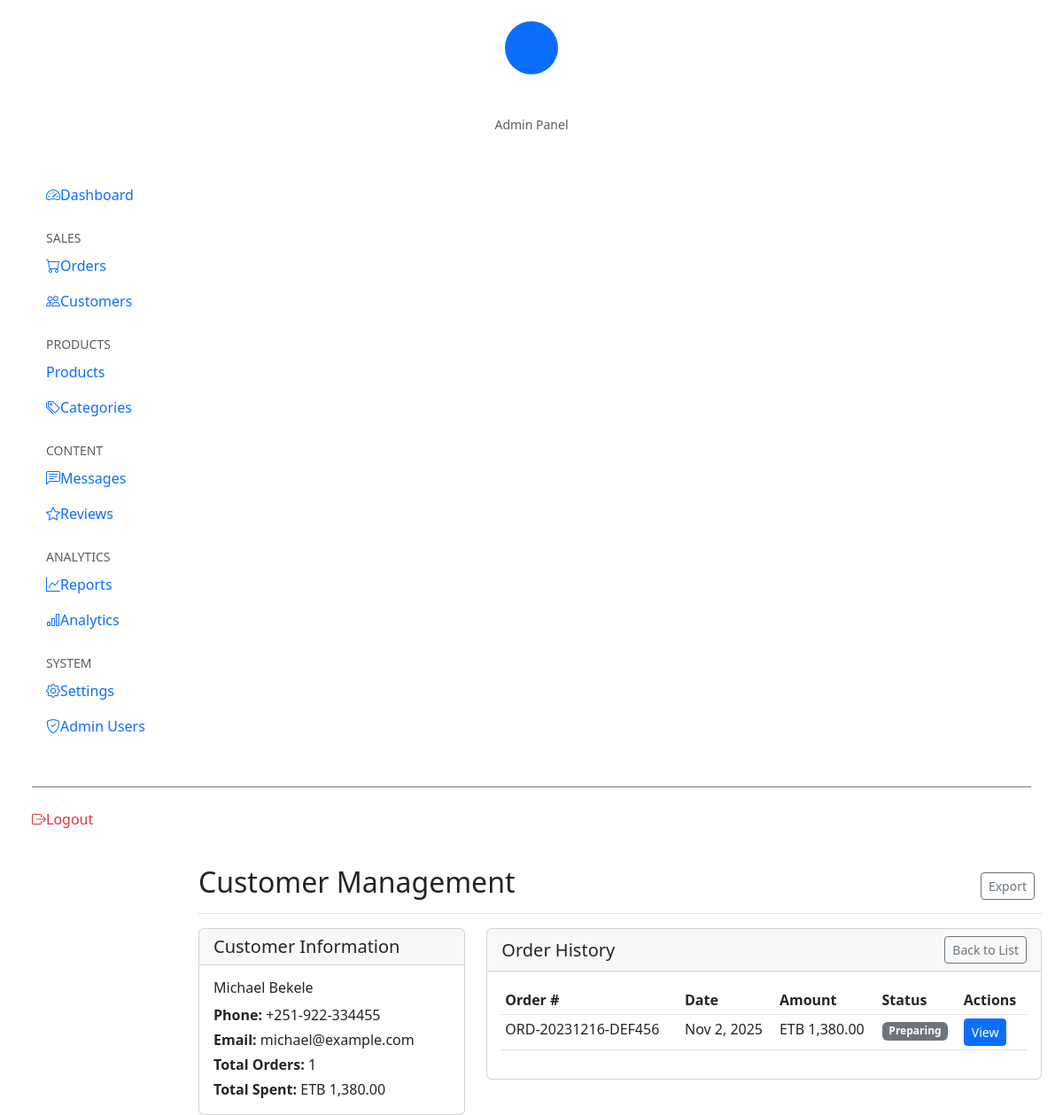
Page /admin/manage_customers.php?phone=+251-922-334455 (signed in) on the committed database.
### tables this page shows
CREATE TABLE orders (
    id INT PRIMARY KEY AUTO_INCREMENT,
    order_number VARCHAR(255) UNIQUE NOT NULL,
    customer_name VARCHAR(255) NOT NULL,
    customer_phone VARCHAR(255) NOT NULL,
    customer_email VARCHAR(255) NOT NULL,
    delivery_address TEXT NOT NULL,
    delivery_date DATE NOT NULL,
    total_amount DECIMAL(10,2) NOT NULL,
    delivery_time VARCHAR(50) DEFAULT '09:00-12:00',
    special_instructions TEXT,
    status ENUM('pending', 'confirmed', 'preparing', 'ready', 'out_for_delivery', 'delivered', 'cancelled') DEFAULT 'pending',
    payment_status ENUM('pending', 'paid', 'failed', 'refunded', 'cancelled') DEFAULT 'pending',
    payment_method VARCHAR(50) DEFAULT 'cash',
    payment_notes TEXT,
    refund_amount DECIMAL(10,2) DEFAULT 0,
    refund_reason TEXT,
    created_at TIMESTAMP DEFAULT CURRENT_TIMESTAMP,
    updated_at TIMESTAMP DEFAULT CURRENT_TIMESTAMP ON UPDATE CURRENT_TIMESTAMP
);

### admin/manage_customers.php (the view, shortened to what this page needs)
<?php
$customer_details = null;
$customer_orders = [];
if (isset($_GET['phone'])) {
    $phone = $_GET['phone'];
    $customer_details = $conn->query("
        SELECT DISTINCT customer_phone, customer_name, customer_email
        FROM orders
        WHERE customer_phone = '$phone'
    ")->fetch_assoc();
    $customer_orders = $conn->query("
        SELECT * FROM orders
        WHERE customer_phone = '$phone'
        ORDER BY created_at DESC
    ")->fetch_all(MYSQLI_ASSOC);
}
?>
<!DOCTYPE html>
<html lang="en">
<head>
    <link href="https://cdn.jsdelivr.net/npm/bootstrap@5.3.0/dist/css/bootstrap.min.css" rel="stylesheet">
    <link href="https://cdn.jsdelivr.net/npm/bootstrap-icons@1.10.0/font/bootstrap-icons.css" rel="stylesheet">
</head>
<body>
    <div class="container-fluid">
        <div class="row">
            <?php include 'sidebar.php'; ?>
            <main class="col-md-9 ms-sm-auto col-lg-10 px-md-4">
                <div class="d-flex justify-content-between flex-wrap flex-md-nowrap align-items-center pt-3 pb-2 mb-3 border-bottom">
                    <h1 class="h2">Customer Management</h1>
                    <div class="btn-toolbar mb-2 mb-md-0">
                        <div class="btn-group me-2">
                            <button type="button" class="btn btn-sm btn-outline-secondary">Export</button>
                        </div>
                    </div>
                </div>
                <?php if (isset($_GET['phone']) && $customer_details): ?>
                    <div class="row">
                        <div class="col-md-4">
                            <div class="card">
                                <div class="card-header">
                                    <h5 class="mb-0">Customer Information</h5>
                                </div>
                                <div class="card-body">
                                    <h6><?= htmlspecialchars($customer_details['customer_name']) ?></h6>
                                    <p class="mb-1"><strong>Phone:</strong> <?= htmlspecialchars($customer_details['customer_phone']) ?></p>
                                    <p class="mb-1"><strong>Email:</strong> <?= htmlspecialchars($customer_details['customer_email']) ?></p>
                                    <p class="mb-1"><strong>Total Orders:</strong> <?= count($customer_orders) ?></p>
                                    <p class="mb-0"><strong>Total Spent:</strong> ETB <?= number_format(array_sum(array_column($customer_orders, 'total_amount')), 2) ?></p>
                                </div>
                            </div>
                        </div>
                        <div class="col-md-8">
                            <div class="card">
                                <div class="card-header d-flex justify-content-between align-items-center">
                                    <h5 class="mb-0">Order History</h5>
                                    <a href="?page=admin-customers" class="btn btn-sm btn-outline-secondary">Back to List</a>
                                </div>
                                <div class="card-body">
                                    <?php if (empty($customer_orders)): ?>
                                        <p class="text-muted">No orders found.</p>
                                    <?php else: ?>
                                        <div class="table-responsive">
                                            <table class="table table-sm">
                                                <thead>
                                                    <tr>
                                                        <th>Order #</th>
                                                        <th>Date</th>
                                                        <th>Amount</th>
                                                        <th>Status</th>
                                                        <th>Actions</th>
                                                    </tr>
                                                </thead>
                                                <tbody>
                                                    <?php foreach ($customer_orders as $order): ?>
                                                    <tr>
                                                        <td><?= $order['order_number'] ?></td>
                                                        <td><?= date('M j, Y', strtotime($order['created_at'])) ?></td>
                                                        <td>ETB <?= number_format($order['total_amount'], 2) ?></td>
                                                        <td>
                                                            <span class="badge bg-<?=
                                                                $order['status'] === 'delivered' ? 'success' :
                                                                ($order['status'] === 'pending' ? 'warning' : 'secondary')
                                                            ?>">
                                                                <?= ucfirst($order['status']) ?>
                                                            </span>
                                                        </td>
                                                        <td>
                                                            <a href="../?page=admin-orders&id=<?= $order['id'] ?>" class="btn btn-sm btn-primary">View</a>
                                                        </td>
                                                    </tr>
                                                    <?php endforeach; ?>
                                                </tbody>
                                            </table>
                                        </div>
                                    <?php endif; ?>
                                </div>
                            </div>
                        </div>
                    </div>
                <?php endif; ?>
            </main>
        </div>
    </div>
</body>
</html>

### rows in the picture
orders: order_number "ORD-20231216-DEF456", created_at "Nov 2, 2025", total_amount "1,380.00", status "Preparing"

### other values in the picture
$customer_details['customer_name'] "Michael Bekele"
$customer_details['customer_phone'] "+251-922-334455"
$customer_details['customer_email'] "michael@example.com"
count($customer_orders) "1"
array_sum(array_column($customer_orders, 'total_amount')) "1,380.00"
